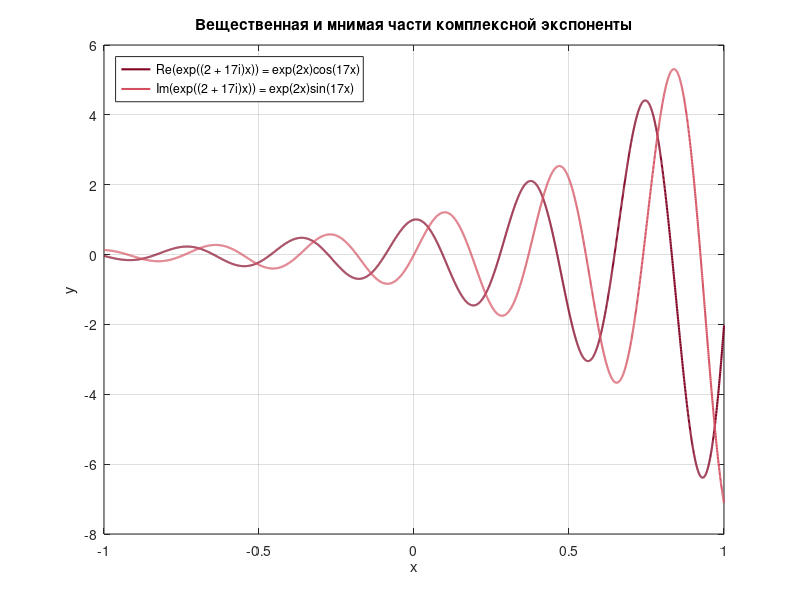
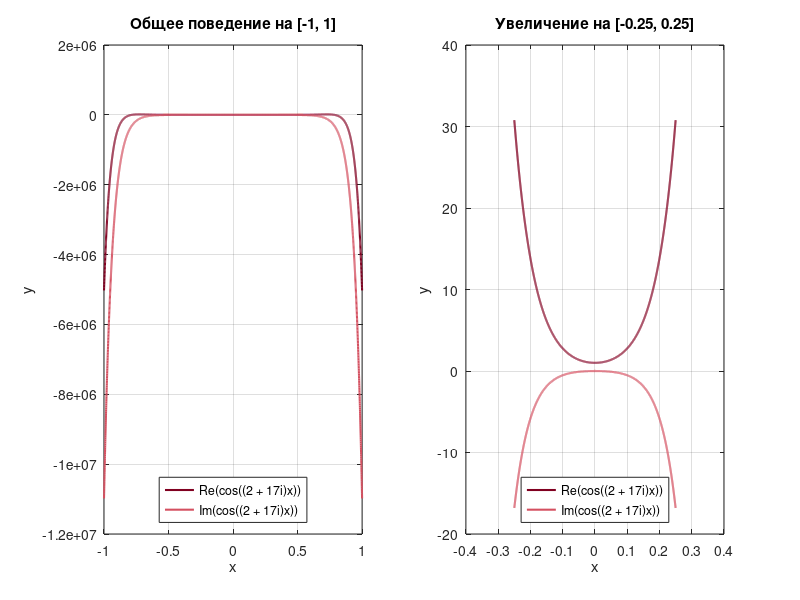

The MATLAB script that drew these images, in order:
%% Задача 1.1. Графики комплекснозначных функций
% Муравьёв Герман


set(0, 'DefaultFigureVisible', 'on');

%% Постоянные
m = 2;
k = 17;

%% Палитра
maroon = [0.5020, 0,      0.1255]; % вещественная часть
red    = [0.8314, 0.3137, 0.3765]; % мнимая часть
white  = [1.0000, 1.0000, 1.0000]; % фон

% –––––

%% Записываем исследуемые функции
% Требуется исследовать две комплекснозначные функции вещественной переменной x, запишем:
% f(x) = exp((m + k*i)x).
% g(x) = cos((m + k*i)x).
%
% Каждая комплекснозначная функция имеет вещественную и мнимую части.
% Если h(x) = u(x) + i*v(x), тогда запишем:
% f(x) = Re(f(x)) + i*Im(f(x))
% g(x) = Re(g(x)) + i*Im(g(x)),
%
% где любая Re(h(x)) является u(x), также любая Im(h(x)) ялвяется v(x). Таким образом
% имеем 4 конечные функции для исследования:
% Re(f(x)), Im(f(x)), Re(g(x)), Im(g(x)).

% –––––

%% Находим вещественную и мнимую части комплексной экспоненты
% Чтобы построить требуемые графики Re(f(x)) и Im(f(x)), представим
% комплексную функцию f(x) в виде u(x) + i*v(x). Тогда выражение без i
% будет вещественной частью, а коэффициент при i – мнимой.
%
% Рассмотрим функцию:
% f(x) = exp((m + k*i)x).
%
% Раскроем скобки, тем самым разделив вещественную и мнимую части показателя:
% (m + k*i)x = m*x + i*k*x.
%
% Используем свойство exp(a + b) = exp(a)*exp(b) и рассмотрим функцию:
% f(x) = exp(m*x)*exp(i*k*x).
%
% Вторым множителем является exp(ikx), чтобы представить его
% в виде вещественной и мнимой частей, то применяем формулу Эйлера:
% exp(i*phi) = cos(phi) + i*sin(phi).
%
% В нашем случае phi = k*x, поэтому имеем:
% exp(i*k*x) = cos(k*x) + i*sin(k*x).
%
% Далее подставим exp(i*k*x) в исходную функцию и раскроем скобки:
% f(x) = exp(m*x) * (cos(k*x) + i*sin(k*x)),
% f(x) = exp(m*x)*cos(k*x) + i*exp(m*x)*sin(k*x).
%
% Сравниваем полученное выражение с формой f(x) = u(x) + i*v(x).
% Слагаемое без i является вещественной частью, а коэффициент при i —
% мнимой частью. Поэтому:
% Re(f(x)) = exp(m*x)*cos(k*x).
% Im(f(x)) = exp(m*x)*sin(k*x).

% –––––

%% Находим вещественную и мнимую части комплексного косинуса
% Чтобы построить требуемые графики Re(g(x)) и Im(g(x)), представим
% комплексную функцию g(x) в виде u(x) + i*v(x). Тогда выражение без i
% будет вещественной частью, а коэффициент при i — мнимой частью.
%
% Рассмотрим функцию:
% g(x) = cos((m + ki)x).
%
% Чтобы привести комплексный косинус к виду u(x) + i*v(x), выразим его
% через комплексные экспоненты. Эта формула следует из формулы Эйлера,
% представим в виде системы:
% exp(i*z) = cos(z) + i*sin(z),
% exp(-i*z) = cos(z) - i*sin(z).
%
% Складывая эти равенства, получаем:
% exp(i*z) + exp(-i*z) = 2*cos(z).
%
% Следовательно:
% cos(z) = (exp(iz) + exp(-iz))/2.
%
% Везвращаемся к исследуемой функции:
% g(x) = cos((m + k*i)x).
%
% Введем переменную (обозначим): z = (m + k*i)x.
% Тогда
% g(x) = cos(z) = (exp(i*z) + exp(-i*z))/2.
%
% Для дальнейшего преобразования необходимо отдельно вычислить показатели
% двух экспонент: i*z и -i*z.
%
% Подставляем z = (m + k*i)x в выражение i*z:
% i*z = i*(m + k*i)x.
%
% Раскрываем скобки:
% i*z = (i*m + i*k*i)x.
%
% Так как i*i = i^2 = -1 (мнимая единица – основа комплексных чисел), получаем:
% i*z = i*(m + k*i)*x = imx + i^2*kx = imx - kx = -kx + imx.
%
% Аналогично вычисляем -i*z:
% -iz= -i*(m + k*i)*x = -imx - i^2*kx = -imx + kx = kx - imx.
%
% Теперь подставляем найденные показатели в экспоненты:
% exp(iz)  = exp(-kx + imx),
% exp(-iz) = exp(kx - imx).
%
% Используем свойство exp(a + b) = exp(a)*exp(b):
% exp(iz)  = exp(-kx) * exp(imx),
% exp(-iz) = exp(kx) * exp(-imx).
%
% Множители exp(-kx) и exp(kx) являются вещественными. Чтобы раскрыть
% оставшиеся комплексные экспоненты, применяем формулу Эйлера.
% exp(i*phi) = cos(phi) + i*sin(phi).
%
% При phi = mx:
% exp(i*mx) = cos(mx) + i*sin(mx).
%
% При phi = -mx, учитывая чётность косинуса и нечётность синуса:
% exp(-i*mx) = cos(mx) - i*sin(mx).
%
% Подставляем эти выражения в ранее полученные формулы:
% exp(iz)  = exp(-kx) * (cos(mx) + i*sin(mx)).
% exp(-iz) = exp(kx) * (cos(mx) - i*sin(mx)).


%% Завершаем преобразование комплексного косинуса
% Ранее мы получили формулу:
% cos(z) = (exp(iz) + exp(-iz))/2.
%
% Подставляем в неё найденные выражения exp(iz) и exp(-iz):
% g(x) = (exp(-kx)*(cos(mx) + i*sin(mx)) + exp(kx)*(cos(mx) - i*sin(mx)))/2.
%
% Раскрываем скобки:
% g(x) = (exp(-kx)*cos(mx) + i*exp(-kx)*sin(mx) + exp(kx)*cos(mx) - i*exp(kx)*sin(mx))/2.
%
% Собираем отдельно слагаемые без i:
% cos(mx) * (exp(kx) + exp(-kx))/2.
%
% Собираем отдельно слагаемые, содержащие i:
% i*sin(mx) * (exp(-kx) - exp(kx))/2.
%
% Выносим знак минус из разности, используя тождество A - B = -(B - A):
% i*sin(mx) * (exp(-kx) - exp(kx))/2 = -i*sin(mx)*(exp(kx) - exp(-kx))/2.
%
% Поэтому:
% g(x) = cos(mx) * (exp(kx) + exp(-kx))/2 - i*sin(mx) * (exp(kx) - exp(-kx))/2.
%
% В полученном выражении присутствуют сумма и разность экспонент:
% (exp(kx) + exp(-kx))/2,
% (exp(kx) - exp(-kx))/2.
%
% Данные выражения являются гиперболическим косинусом
% и гиперболическим синусом по их определению:
% cosh(t) = (exp(t) + exp(-t))/2.
% sinh(t) = (exp(t) - exp(-t))/2.
%
% В нашем случае t = kx, поэтому обозначим t как kx:
% cosh(kx) = (exp(kx) + exp(-kx))/2.
% sinh(kx) = (exp(kx) - exp(-kx))/2.
%
% Используем эти обозначения, чтобы записать результат короче:
% g(x) = cos(mx)*cosh(kx) - i*sin(mx)*sinh(kx).
%
% Получили выражение вида u(x) + i*v(x). Поэтому:
% Re(g(x)) = cos(mx)*cosh(kx).
% Im(g(x)) = -sin(mx)*sinh(kx).


%% Подставляем постоянные m и k
%
% Re(f(x)) = exp(2x) * cos(17x).
% Im(f(x)) = exp(2x) * sin(17x).
% Re(g(x)) = cos(2x) * cosh(17x).
% Im(g(x)) = -sin(2x) * sinh(17x).

% –––––

%% Выбираем отрезок для комплексной экспоненты
% Ранее мы получили:
% Re(f(x)) = exp(2*x)*cos(17*x).
% Im(f(x)) = exp(2*x)*sin(17*x).
%
% Функции cos(17x) и sin(17x) отвечают за колебания. Так найдём их период.
% Синус и косинус повторяют значения, когда их аргумент увеличивается
% на полный оборот 2pi. Поэтому период T удовлетворяет равенству:
% 17T = 2pi.
%
% Следовательно:
% T = 2pi/17 = 0.37
%
% Так как T у нас небольшой (0.37), предпочитаю выбрать небольшой отрезок: [-1, 1].
% Его длина равна 2. Количество периодов на этом отрезке равно:
% 2/T = 2/(2pi/17) = 17/pi = 5.41
%
% Следовательно, на отрезке [-1, 1] видно больше пяти колебаний.
% Множитель exp(2x) определяет амплитуду колебаний. На концах выбранного
% отрезка он принимает значения:
% exp(-2) = 0.135,
% exp(2) = 7.389.
%
% Поэтому на графике будет видно, что слева амплитуда мала, а при движении
% вправо она увеличивается. Отрезок [-1, 1] показывает как колебания,
% так и изменение их амплитуды.
x_exp = linspace(-1, 1, 4000);


%% Вычисляем комплексную экспоненту
% Для каждого значения x вычисляем исходную комплекснозначную функцию.
% f(x) = exp((m + k*i)x).
f = exp((m + k*1i) .* x_exp);

%% Выделяем части комплексной экспоненты
% Команды real и imag выделяют требуемые вещественную и мнимую части.
% Re(f(x)) = exp(2x) * cos(17x).
% Im(f(x)) = exp(2x) * sin(17x).
f_real = real(f);
f_imag = imag(f);

%% Строим график комплексной экспоненты
% y_1(x) = Re(f(x)) = exp(2x) * cos(17x).
% y_2(x) = Im(f(x)) = exp(2x) * sin(17x).

figure(1);
set(gcf, 'Color', white);
set(gca, 'Color', white);
set(gcf, 'Visible', 'on', 'WindowStyle', 'normal');

plot(x_exp, f_real, ...
    'Color', maroon, ...
    'LineWidth', 1.5);

hold on;

plot(x_exp, f_imag, ...
    'Color', red, ...
    'LineWidth', 1.5);

grid on;
xlabel('x');
ylabel('y');

legend('Re(exp((2 + 17i)x)) = exp(2x)cos(17x)', ...
       'Im(exp((2 + 17i)x)) = exp(2x)sin(17x)', ...
       'Location', 'northwest');

title('Вещественная и мнимая части комплексной экспоненты');

hold off;
drawnow;

%% Выбираем отрезки для комплексного косинуса
% Из полученных формул видно, что cosh(17x) и sinh(17x) быстро растут
% при увеличении |x|. Отрезок [-1, 1] показывает общее поведение и
% ближайшие нули вещественной части. Отрезок [-0.25, 0.25] дополнительно
% показывает поведение функций около нуля.
% cos(2*x) = 0 при x = +/- pi/4.
x_cos = linspace(-1, 1, 5000);
x_zoom = linspace(-0.25, 0.25, 3000);

%% Вычисляем комплексный косинус
% Вычисляем исходную функцию на общем и увеличенном отрезках.
% g(x) = cos((m + k*i)x).
g = cos((m + k*1i) .* x_cos);
g_zoom = cos((m + k*1i) .* x_zoom);

%% Выделяем части комплексного косинуса
% Команды real и imag выделяют требуемые вещественную и мнимую части.
% Re(g(x)) = cos(2*x)*cosh(17*x).
% Im(g(x)) = -sin(2*x)*sinh(17*x).
g_real = real(g);
g_imag = imag(g);
g_real_zoom = real(g_zoom);
g_imag_zoom = imag(g_zoom);

%% Строим общий график комплексного косинуса
% В левой части рисунка показываем поведение функций на отрезке [-1, 1].
% y_1(x) = Re(g(x)) = cos(2*x)*cosh(17*x).
% y_2(x) = Im(g(x)) = -sin(2*x)*sinh(17*x).

figure(2);
set(gcf, 'Color', white);
set(gcf, 'Visible', 'on', 'WindowStyle', 'normal');

subplot(1, 2, 1);
set(gca, 'Color', white);

plot(x_cos, g_real, ...
    'Color', maroon, ...
    'LineWidth', 1.5);

hold on;

plot(x_cos, g_imag, ...
    'Color', red, ...
    'LineWidth', 1.5);

grid on;
xlabel('x');
ylabel('y');

legend('Re(cos((2 + 17i)x))', ...
       'Im(cos((2 + 17i)x))', ...
       'Location', 'south');

title('Общее поведение на [-1, 1]');

hold off;
drawnow;

%% Строим увеличенный график комплексного косинуса
% В правой части рисунка показываем поведение функций около нуля.
% y_1(x) = Re(g(x)) = cos(2*x)*cosh(17*x).
% y_2(x) = Im(g(x)) = -sin(2*x)*sinh(17*x).

subplot(1, 2, 2);
set(gca, 'Color', white);

plot(x_zoom, g_real_zoom, ...
    'Color', maroon, ...
    'LineWidth', 1.5);

hold on;

plot(x_zoom, g_imag_zoom, ...
    'Color', red, ...
    'LineWidth', 1.5);

grid on;
xlabel('x');
ylabel('y');

legend('Re(cos((2 + 17i)x))', ...
       'Im(cos((2 + 17i)x))', ...
       'Location', 'south');

title('Увеличение на [-0.25, 0.25]');

hold off;
drawnow;

%% Вывод
% Получены и построены все 4 требуемые вещественные функции.
% Первый рисунок показывает колебания комплексной экспоненты и изменение
% их амплитуды. Второй рисунок показывает быстрый рост частей комплексного
% косинуса и их поведение около нуля.

% –––––

%% Запуск файла с octave (раскомментировать)
%if exist('OCTAVE_VERSION', 'builtin')
%    disp('Графики построены.');
%    pause;
%end
